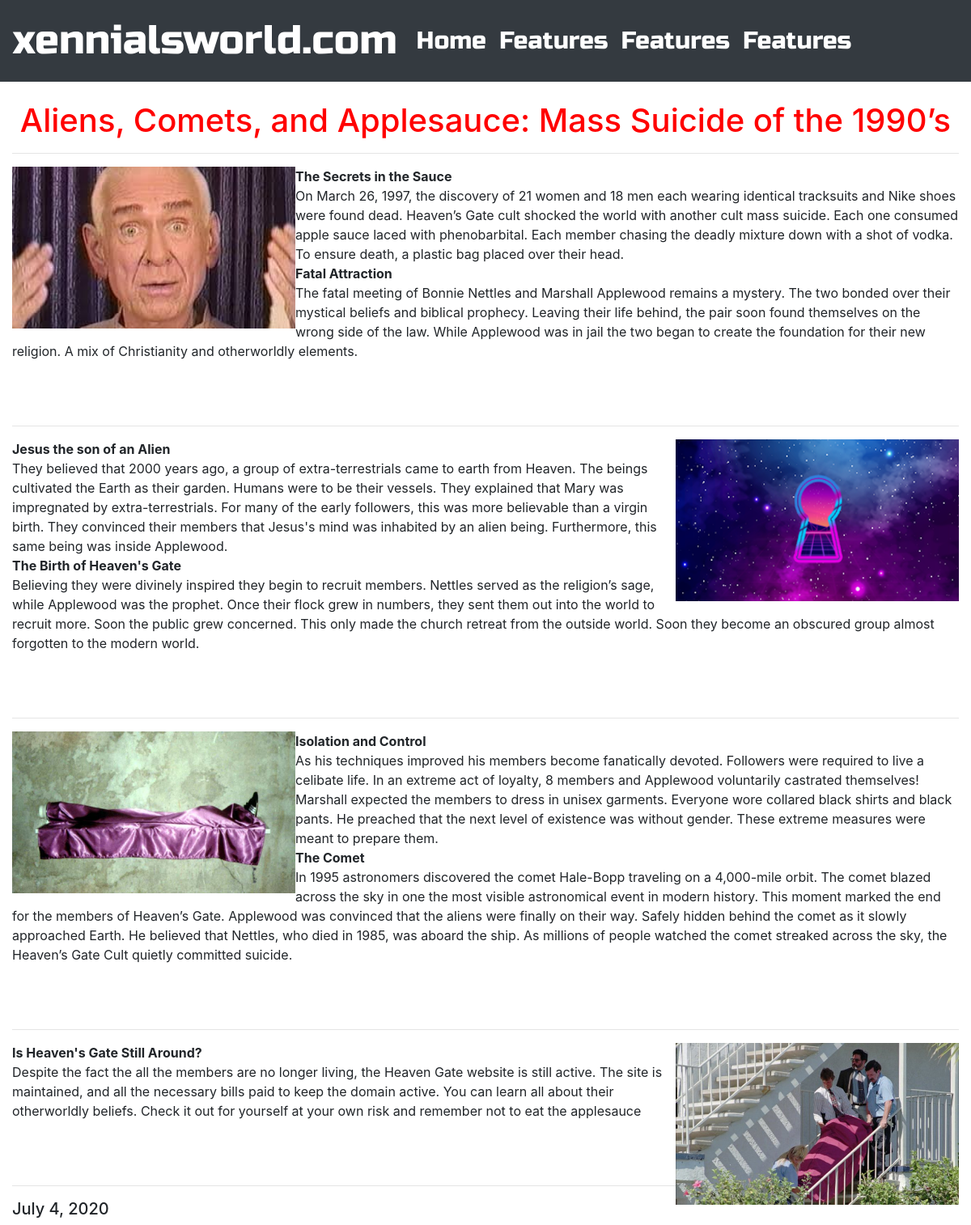
The page /blog/6/ on the database its author committed.
### blog/models.py (models this page shows, shortened)
class Blog(models.Model):
    title = models.CharField(max_length=200, default='')
    by = models.CharField(max_length=200, default='')
    summary = models.CharField(max_length=200, default='')
    summaryImage = models.ImageField(
        upload_to='blog/images/', default='')
    pageOne = models.TextField(default='')
    pageOneImage = models.ImageField(
        upload_to='blog/images/', default='')
    pageTwo = models.TextField(default='')
    pageTwoImage = models.ImageField(
        upload_to='blog/images/', default='')
    pageThree = models.TextField(default='')
    pageThreeImage = models.ImageField(
        upload_to='blog/images/', default='')
    pageFour = models.TextField(default='')
    pageFourImage = models.ImageField(
        upload_to='blog/images/', default='')
    date = models.DateField(default='')
    image = models.ImageField(
        upload_to='blog/images/', default='')

### blog/views.py (the view)
# urls.py: path('<int:blog_id>/', views.detail, name='detail'),
def detail(request, blog_id):
    blog = get_object_or_404(Blog, pk=blog_id)
    return render(request, 'blog/detail.html', {'blog': blog})

### blog/templates/blog/detail.html (shortened to what this page needs)
{% extends 'specials/bootStrapTmplt.html' %}
{% block content %}
<head>
</head>
<div class="col-lg-12 col-md-8">
    <h1 id="title">{{ blog.title }}</h1>
    <hr>
    <img id="imgLeft" src="{{ blog.pageOneImage.url }}" height=200 width=350>
    <p id="textLeft">{{ blog.pageOne | safe }}</p>
    <br>
    <br>
    <hr>
    <img id="imgRight" src="{{ blog.pageTwoImage.url }}" height=200 width=350>
    <p id="textLeft">{{ blog.pageTwo | safe }}</p>
    <br>
    <br>
    <hr>
    <img id="imgLeft" src="{{ blog.pageThreeImage.url }}" height=200 width=350>
    <p id="textLeft">{{ blog.pageThree | safe }}</p>
    <br>
    <br>
    <hr>
    <img id="imgRight" src="{{ blog.pageFourImage.url }}" height=200 width=350>
    <p id="textLeft">{{ blog.pageFour | safe }}</p>
    <br>
    <br>
    <hr>
    <h5>{{ blog.date }}</h5>
</div>
{% endblock %}

### blog/templates/blog/detail.html (style rules this page uses)
#title { text-align: center; color: red; }
#imgRight { float: right; }
#imgLeft { float: left; }

### rows shown on the page
Blog: title "Aliens, Comets, and Applesauce: Mass Suicide of the 1990’s", pageOneImage (picture), pageOne "The Secrets in the Sauce On March 26, 1997, the discovery of 21 women and 18 men each wearing identical tracksuits and Nike shoes were found dead. Heaven’s Gate cult shocked the world with another cult mass suicide. Each one consumed apple sauce laced with phenobarbital. Each member chasing the deadly mixture down with a shot of vodka. To ensure death, a plastic bag placed over their head. Fatal Attraction The fatal meeting of Bonnie Nettles and Marshall Applewood remains a mystery. The two bonded over their mystical beliefs and biblical prophecy. Leaving their life behind, the pair soon found themselves on the wrong side of the law. While Applewood was in jail the two began to create the…", pageTwoImage (picture), pageTwo "Jesus the son of an Alien They believed that 2000 years ago, a group of extra-terrestrials came to earth from Heaven. The beings cultivated the Earth as their garden. Humans were to be their vessels. They explained that Mary was impregnated by extra-terrestrials. For many of the early followers, this was more believable than a virgin birth. They convinced their members that Jesus's mind was inhabited by an alien being. Furthermore, this same being was inside Applewood. The Birth of Heaven's Gate Believing they were divinely inspired they begin to recruit members. Nettles served as the religion’s sage, while Applewood was the prophet. Once their flock grew in numbers, they sent them out into…", pageThreeImage (placeholder picture), pageThree "Isolation and Control As his techniques improved his members become fanatically devoted. Followers were required to live a celibate life. In an extreme act of loyalty, 8 members and Applewood voluntarily castrated themselves! Marshall expected the members to dress in unisex garments. Everyone wore collared black shirts and black pants. He preached that the next level of existence was without gender. These extreme measures were meant to prepare them. The Comet In 1995 astronomers discovered the comet Hale-Bopp traveling on a 4,000-mile orbit. The comet blazed across the sky in one the most visible astronomical event in modern history. This moment marked the end for the members of Heaven’s…", pageFourImage (picture), pageFour "Is Heaven's Gate Still Around? Despite the fact the all the members are no longer living, the Heaven Gate website is still active. The site is maintained, and all the necessary bills paid to keep the domain active. You can learn all about their otherworldly beliefs. Check it out for yourself at your own risk and remember not to eat the applesauce", date "July 4, 2020"
